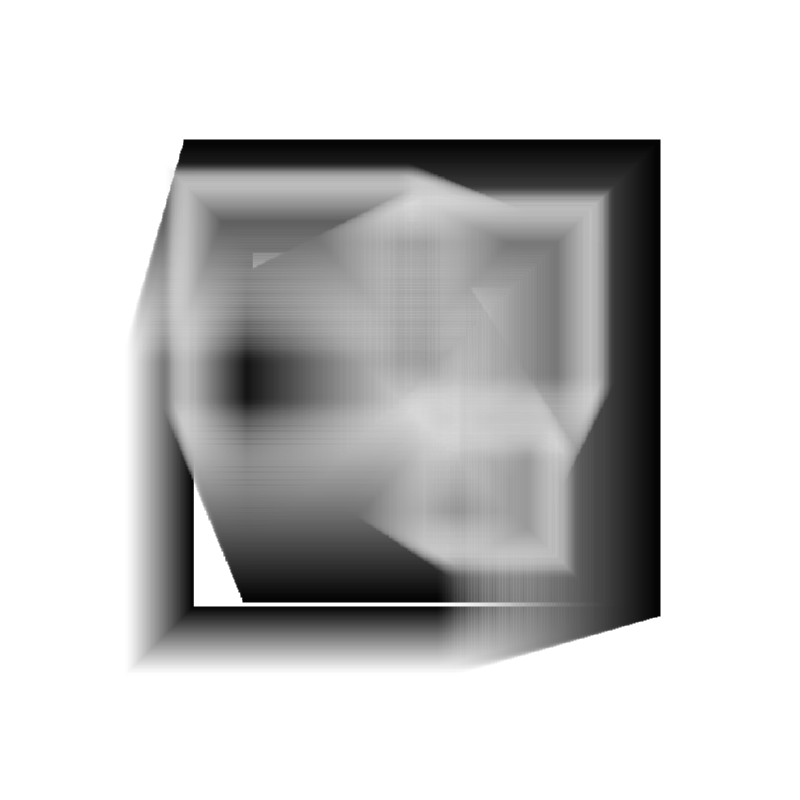
Frame 1 (no input)
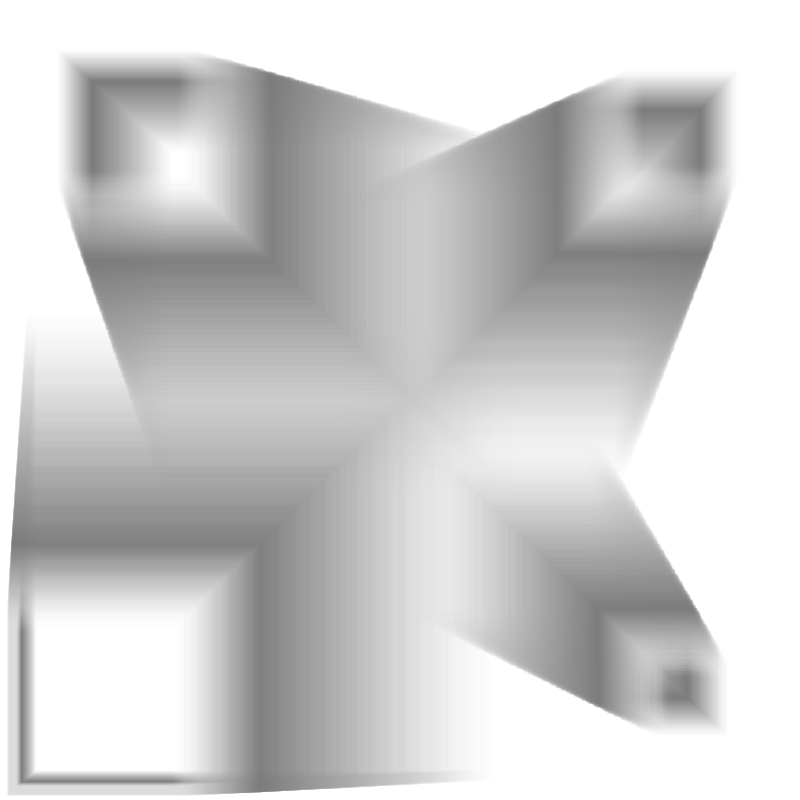
Frame 60 (the mouse pressed at the canvas centre just before this capture)
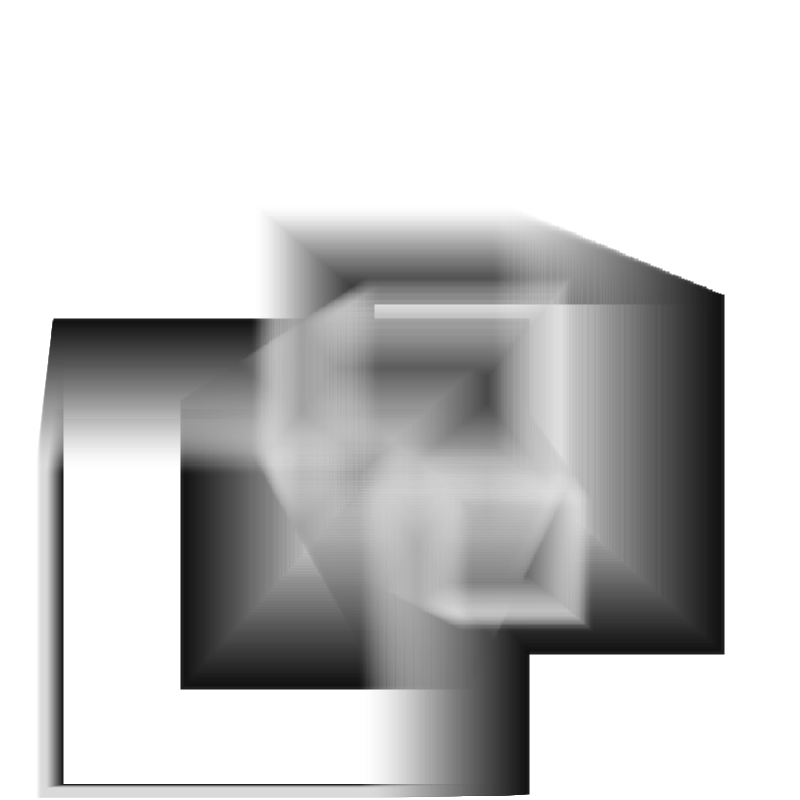
Frame 120 (the mouse held since frame 60 and released just before this capture)

The Processing sketch that drew these frames (run headless with seeded random() and noise(); from frame 60 on, the mouse is pressed at the canvas centre):

// Processing sketch: build
// ── build.pde
// Space-Illusionistic Drawing Algorithms

float d = 0;
float a = 0;
float speed = 2.2;

float t1 = 0;
float t2 = 0;
float t3 = 0;
float t4 = 0;
float t5 = 0;
float t6 = 0;

void setup() {
  size(800, 800);
  noFill();
  rectMode(CENTER);
}

void draw() {
  background(255);
  strokeWeight(10);

  t1 = t1 + 0.017;
  t2 = t2 + 0.018;
  t3 = t3 + 0.019;
  t4 = t4 + 0.02;
  t5 = t5 + 0.021;
  t6 = t6 + 0.022;

  float ta = noise(t1);
  float tb = noise(t2);
  float tc = noise(t3);
  float td = noise(t4);
  float te = noise(t5);
  float tf = noise(t6);

  for (int i = height - 100; i >= 0; i -= 3) {
    d = dist(0, 0, 0, i);
    d = d * 255 / ((height-100));

    a = a + speed;
    if (a > 255 || a < 0) {
      speed *= -1;
    }

    stroke(255 - (d-a), d-a);
    rect(i*ta, i*tb, i/2, i/2);
    rect(width-(i*tc), height-(i*td), i/4, i/4);
    rect(i*te, height-(i*tf), i/1.5, i/1.5);
    rect(width-(i*tb), i*ta, i/2.5, i/2.5);
  }
}
